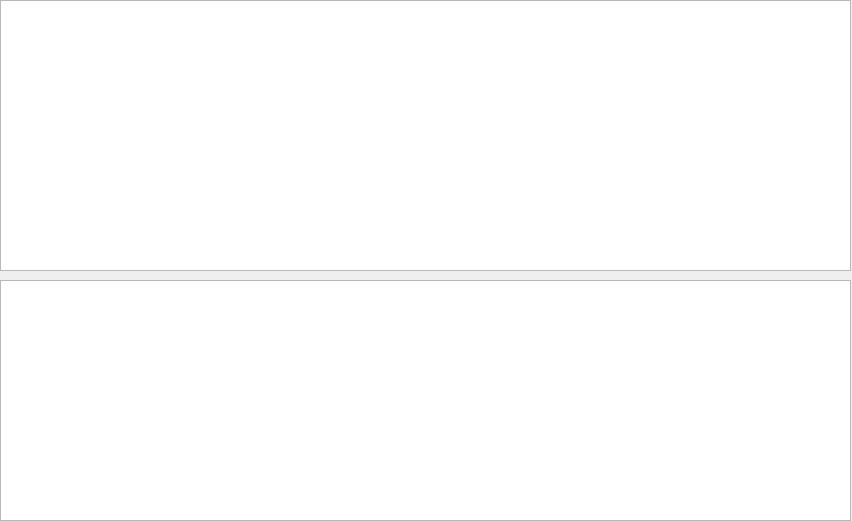
<?xml version="1.0" encoding="UTF-8"?>
<ui version="4.0">
 <class>Form</class>
 <widget class="QWidget" name="Form">
  <property name="geometry">
   <rect>
    <x>0</x>
    <y>0</y>
    <width>852</width>
    <height>521</height>
   </rect>
  </property>
  <property name="windowTitle">
   <string>Form</string>
  </property>
  <widget class="QTreeView" name="treeView">
   <property name="geometry">
    <rect>
     <x>0</x>
     <y>280</y>
     <width>851</width>
     <height>241</height>
    </rect>
   </property>
  </widget>
  <widget class="QTableView" name="tableView">
   <property name="geometry">
    <rect>
     <x>0</x>
     <y>0</y>
     <width>851</width>
     <height>271</height>
    </rect>
   </property>
   <property name="selectionBehavior">
    <enum>QAbstractItemView::SelectRows</enum>
   </property>
   <attribute name="verticalHeaderVisible">
    <bool>false</bool>
   </attribute>
  </widget>
 </widget>
 <resources/>
 <connections/>
</ui>
